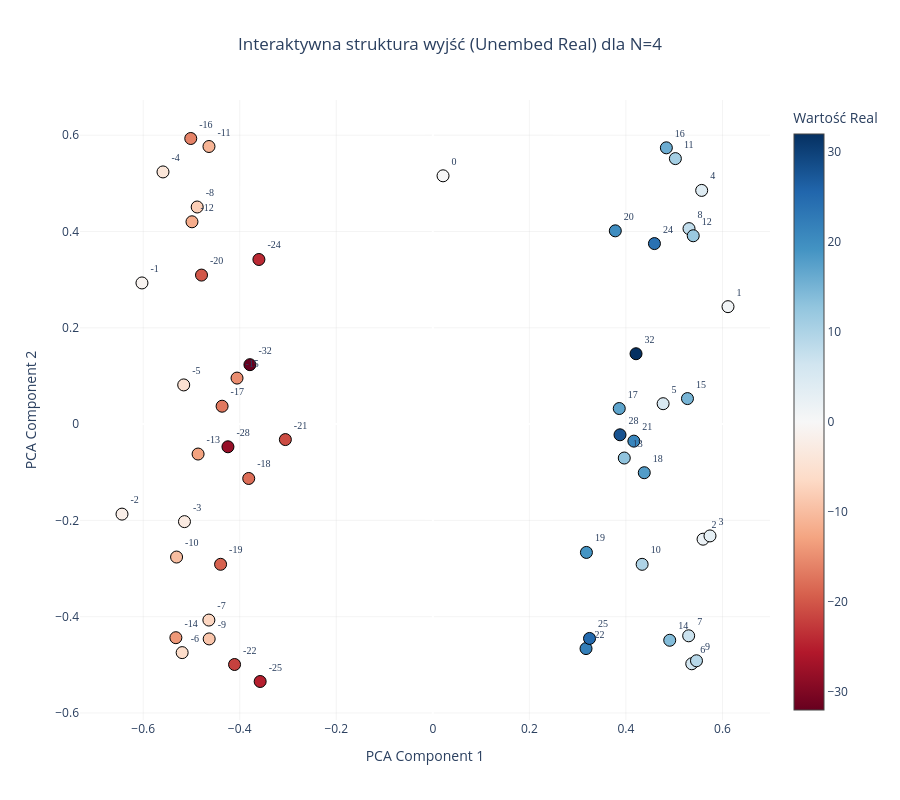

Notebook cell for this chart:
### Code cell
plot_real_output_plotly(model, N=N)

### Figure 1 — Plotly figure (JSON) as saved in the notebook; plotly's stock layout.template omitted (floating-point values rounded to 4 significant figures)
{"data": [{"hoverinfo": "text", "hovertext": ["Token ID: 0<br>Wartość Real: -32", "Token ID: 4<br>Wartość Real: -28", "Token ID: 7<br>Wartość Real: -25", "Token ID: 8<br>Wartość Real: -24", "Token ID: 10<br>Wartość Real: -22", "Token ID: 11<br>Wartość Real: -21", "Token ID: 12<br>Wartość Real: -20", "Token ID: 13<br>Wartość Real: -19", "Token ID: 14<br>Wartość Real: -18", "Token ID: 15<br>Wartość Real: -17", "Token ID: 16<br>Wartość Real: -16", "Token ID: 17<br>Wartość Real: -15", "Token ID: 18<br>Wartość Real: -14", "Token ID: 19<br>Wartość Real: -13", "Token ID: 20<br>Wartość Real: -12", "Token ID: 21<br>Wartość Real: -11", "Token ID: 22<br>Wartość Real: -10", "Token ID: 23<br>Wartość Real: -9", "Token ID: 24<br>Wartość Real: -8", "Token ID: 25<br>Wartość Real: -7", "Token ID: 26<br>Wartość Real: -6", "Token ID: 27<br>Wartość Real: -5", "Token ID: 28<br>Wartość Real: -4", "Token ID: 29<br>Wartość Real: -3", "Token ID: 30<br>Wartość Real: -2", "Token ID: 31<br>Wartość Real: -1", "Token ID: 32<br>Wartość Real: 0", "Token ID: 33<br>Wartość Real: 1", "Token ID: 34<br>Wartość Real: 2", "Token ID: 35<br>Wartość Real: 3", "Token ID: 36<br>Wartość Real: 4", "Token ID: 37<br>Wartość Real: 5", "Token ID: 38<br>Wartość Real: 6", "Token ID: 39<br>Wartość Real: 7", "Token ID: 40<br>Wartość Real: 8", "Token ID: 41<br>Wartość Real: 9", "Token ID: 42<br>Wartość Real: 10", "Token ID: 43<br>Wartość Real: 11", "Token ID: 44<br>Wartość Real: 12", "Token ID: 45<br>Wartość Real: 13", "Token ID: 46<br>Wartość Real: 14", "Token ID: 47<br>Wartość Real: 15", "Token ID: 48<br>Wartość Real: 16", "Token ID: 49<br>Wartość Real: 17", "Token ID: 50<br>Wartość Real: 18", "Token ID: 51<br>Wartość Real: 19", "Token ID: 52<br>Wartość Real: 20", "Token ID: 53<br>Wartość Real: 21", "Token ID: 54<br>Wartość Real: 22", "Token ID: 56<br>Wartość Real: 24", "Token ID: 57<br>Wartość Real: 25", "Token ID: 60<br>Wartość Real: 28", "Token ID: 64<br>Wartość Real: 32"], "marker": {"color": [-32, -28, -25, -24, -22, -21, -20, -19, -18, -17, -16, -15, -14, -13, -12, -11, -10, -9, -8, -7, -6, -5, -4, -3, -2, -1, 0, 1, 2, 3, 4, 5, 6, 7, 8, 9, 10, 11, 12, 13, 14, 15, 16, 17, 18, 19, 20, 21, 22, 24, 25, 28, 32], "colorbar": {"title": {"text": "Wartość Real"}}, "colorscale": [[0, "rgb(103,0,31)"], [0.1, "rgb(178,24,43)"], [0.2, "rgb(214,96,77)"], [0.3, "rgb(244,165,130)"], [0.4, "rgb(253,219,199)"], [0.5, "rgb(247,247,247)"], [0.6, "rgb(209,229,240)"], [0.7, "rgb(146,197,222)"], [0.8, "rgb(67,147,195)"], [0.9, "rgb(33,102,172)"], [1, "rgb(5,48,97)"]], "line": {"color": "Black", "width": 1}, "showscale": true, "size": 12}, "mode": "markers+text", "text": ["-32", "-28", "-25", "-24", "-22", "-21", "-20", "-19", "-18", "-17", "-16", "-15", "-14", "-13", "-12", "-11", "-10", "-9", "-8", "-7", "-6", "-5", "-4", "-3", "-2", "-1", "0", "1", "2", "3", "4", "5", "6", "7", "8", "9", "10", "11", "12", "13", "14", "15", "16", "17", "18", "19", "20", "21", "22", "24", "25", "28", "32"], "textfont": {"family": "Arial Black", "size": 10}, "textposition": "top right", "type": "scatter", "x": [-0.3789, -0.4245, -0.3577, -0.3603, -0.4107, -0.3055, -0.4792, -0.4397, -0.3814, -0.4366, -0.5015, -0.4056, -0.5323, -0.4863, -0.499, -0.4637, -0.5309, -0.4633, -0.4881, -0.4639, -0.5193, -0.5161, -0.559, -0.5145, -0.6439, -0.6026, 0.02116, 0.6115, 0.5598, 0.5742, 0.5569, 0.477, 0.5364, 0.53, 0.5307, 0.5462, 0.4336, 0.5025, 0.5394, 0.3966, 0.4907, 0.5275, 0.4838, 0.3862, 0.438, 0.3182, 0.378, 0.4165, 0.3173, 0.4591, 0.3246, 0.3877, 0.4209], "y": [0.1235, -0.04713, -0.5346, 0.3419, -0.4993, -0.03214, 0.3095, -0.2912, -0.113, 0.03714, 0.5932, 0.09559, -0.4436, -0.06218, 0.4202, 0.5766, -0.2761, -0.4461, 0.4509, -0.407, -0.4746, 0.08135, 0.5237, -0.2026, -0.1869, 0.2932, 0.5157, 0.2439, -0.239, -0.2322, 0.4853, 0.04237, -0.4978, -0.4397, 0.406, -0.4916, -0.2912, 0.5514, 0.3912, -0.07048, -0.449, 0.05299, 0.5738, 0.03237, -0.101, -0.2665, 0.4014, -0.03538, -0.4663, 0.3749, -0.4452, -0.02222, 0.1461]}], "layout": {"height": 800, "paper_bgcolor": "white", "plot_bgcolor": "white", "showlegend": false, "title": {"text": "Interaktywna struktura wyjść (Unembed Real) dla N=4", "x": 0.5, "xanchor": "center"}, "width": 900, "xaxis": {"gridcolor": "rgba(200,200,200,0.2)", "title": {"text": "PCA Component 1"}}, "yaxis": {"gridcolor": "rgba(200,200,200,0.2)", "title": {"text": "PCA Component 2"}}}}
